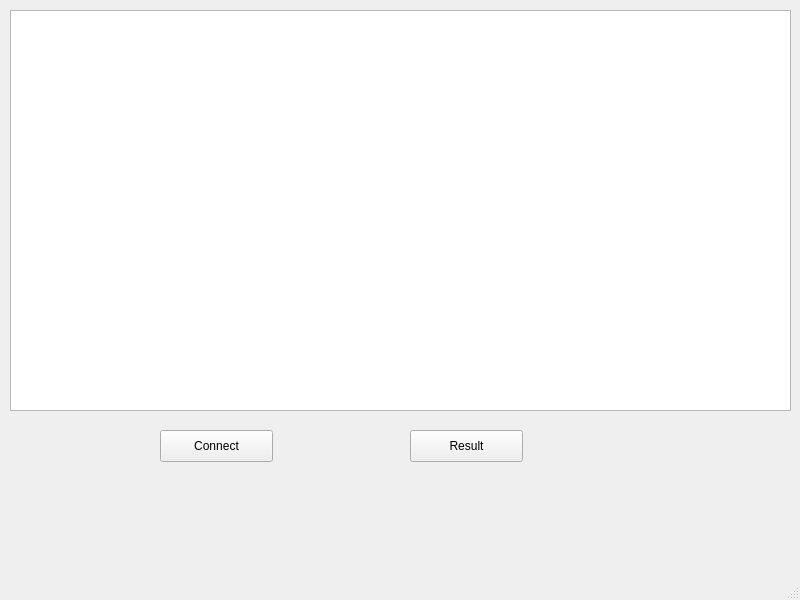
<?xml version="1.0" encoding="UTF-8"?>
<ui version="4.0">
 <class>MainWindow</class>
 <widget class="QMainWindow" name="MainWindow">
  <property name="geometry">
   <rect>
    <x>0</x>
    <y>0</y>
    <width>800</width>
    <height>600</height>
   </rect>
  </property>
  <property name="windowTitle">
   <string>MainWindow</string>
  </property>
  <widget class="QWidget" name="centralwidget">
   <widget class="QPushButton" name="connectButton">
    <property name="geometry">
     <rect>
      <x>160</x>
      <y>430</y>
      <width>113</width>
      <height>32</height>
     </rect>
    </property>
    <property name="text">
     <string>Connect</string>
    </property>
   </widget>
   <widget class="QPushButton" name="resultButton">
    <property name="geometry">
     <rect>
      <x>410</x>
      <y>430</y>
      <width>113</width>
      <height>32</height>
     </rect>
    </property>
    <property name="text">
     <string>Result</string>
    </property>
   </widget>
   <widget class="QTableView" name="tableView">
    <property name="geometry">
     <rect>
      <x>10</x>
      <y>10</y>
      <width>781</width>
      <height>401</height>
     </rect>
    </property>
   </widget>
  </widget>
  <widget class="QMenuBar" name="menubar">
   <property name="geometry">
    <rect>
     <x>0</x>
     <y>0</y>
     <width>800</width>
     <height>24</height>
    </rect>
   </property>
  </widget>
  <widget class="QStatusBar" name="statusbar"/>
 </widget>
 <resources/>
 <connections/>
</ui>
